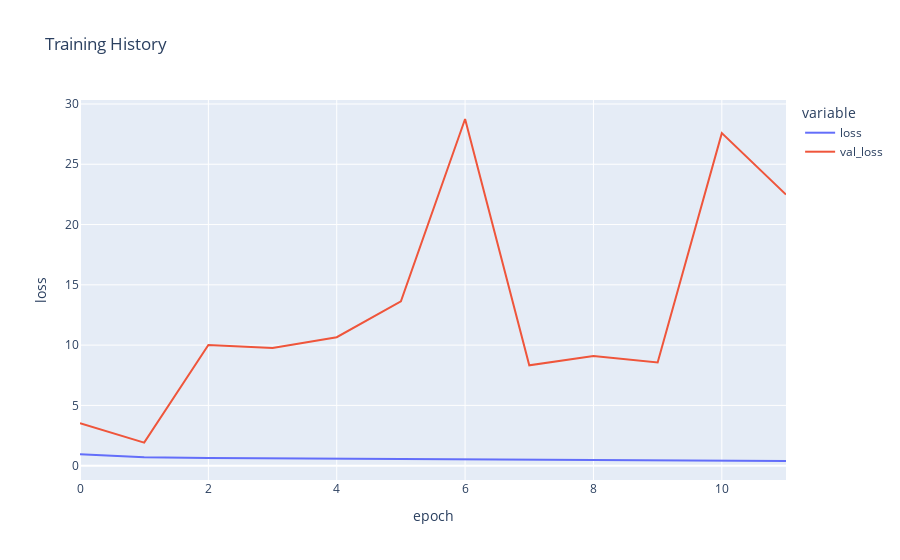

The notebook cell saved with this chart:
### Markdown cell above
### Plotting model performance

### Code cell
fig = px.line(
    history_age.history, y=['loss', 'val_loss'],
    labels={'index': 'epoch', 'value': 'loss'}, 
    title='Training History')
fig.show()

### Figure 1 — Plotly figure (JSON) as saved in the notebook; plotly's stock layout.template omitted (floating-point values rounded to 4 significant figures)
{"data": [{"hovertemplate": "variable=loss<br>epoch=%{x}<br>loss=%{y}<extra></extra>", "legendgroup": "loss", "line": {"color": "#636efa", "dash": "solid"}, "marker": {"symbol": "circle"}, "mode": "lines", "name": "loss", "orientation": "v", "showlegend": true, "type": "scatter", "x": [0, 1, 2, 3, 4, 5, 6, 7, 8, 9, 10, 11], "xaxis": "x", "y": [0.9518, 0.6964, 0.6362, 0.605, 0.563, 0.5389, 0.5133, 0.4901, 0.4615, 0.4392, 0.4151, 0.3887], "yaxis": "y"}, {"hovertemplate": "variable=val_loss<br>epoch=%{x}<br>loss=%{y}<extra></extra>", "legendgroup": "val_loss", "line": {"color": "#EF553B", "dash": "solid"}, "marker": {"symbol": "circle"}, "mode": "lines", "name": "val_loss", "orientation": "v", "showlegend": true, "type": "scatter", "x": [0, 1, 2, 3, 4, 5, 6, 7, 8, 9, 10, 11], "xaxis": "x", "y": [3.513, 1.916, 10.02, 9.765, 10.66, 13.63, 28.75, 8.324, 9.105, 8.559, 27.58, 22.49], "yaxis": "y"}], "layout": {"legend": {"title": {"text": "variable"}, "tracegroupgap": 0}, "title": {"text": "Training History"}, "xaxis": {"anchor": "y", "domain": [0, 1], "title": {"text": "epoch"}}, "yaxis": {"anchor": "x", "domain": [0, 1], "title": {"text": "loss"}}}}
